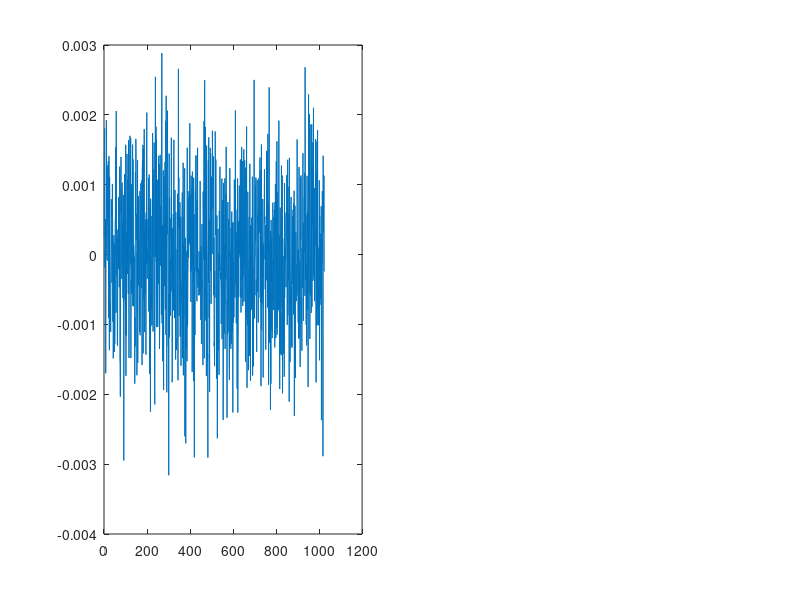

Write the MATLAB code that produced this figure. (Note: this script raises an error after producing the figure.)
close all;  % clears existing plots
clear; % clear variable memory

N=1024;
%M=38.0;
%w=2*pi;
%x=0:N-1;

noise=randn(1,N);
%noise=rand(1,N);
noise=noise/1000;

xr = noise;
subplot(1,2,1);
plot(xr);

X=fft(xr,-1); % forward FFT
XdB = 20*log10(2/N*abs(X));
subplot(1,2,2);
plot(XdB);